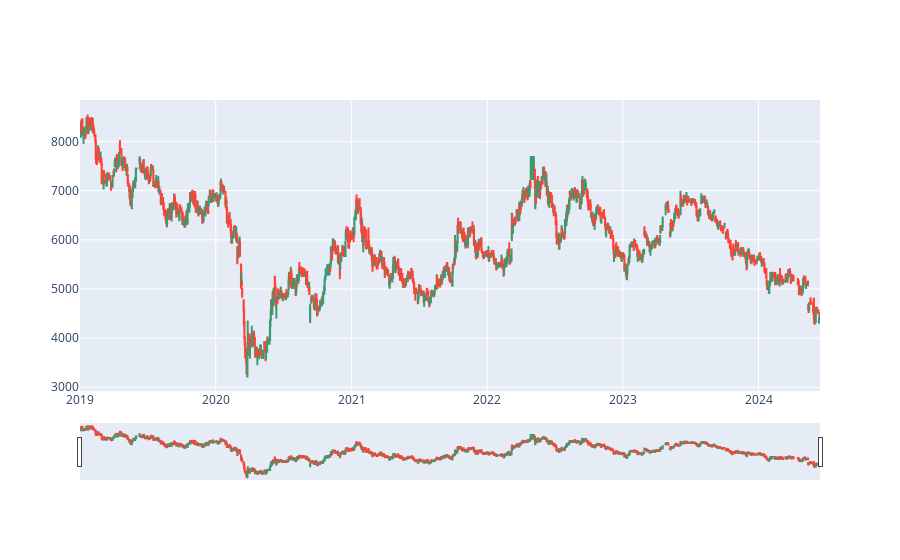

The cell this chart's notebook holds for it:
### Code cell
import plotly.graph_objects as go
from datetime import datetime

fig = go.Figure(data=[go.Candlestick(x=df_daily['timestamp'],
                open=df_daily['open'],
                high=df_daily['high'],
                low=df_daily['low'],
                close=df_daily['close'])])

fig.show()

### Figure 1 — Plotly figure (JSON) as saved in the notebook; plotly's stock layout.template omitted (floating-point values rounded to 4 significant figures; data arrays with more than 128 entries replaced by an {"elided": "..."} marker saying what was removed)
{"data": [{"close": {"elided": "1374 int values"}, "high": {"elided": "1374 int values"}, "low": {"elided": "1374 int values"}, "open": {"elided": "1374 int values"}, "type": "candlestick", "x": {"elided": "1374 str values"}}], "layout": {}}
